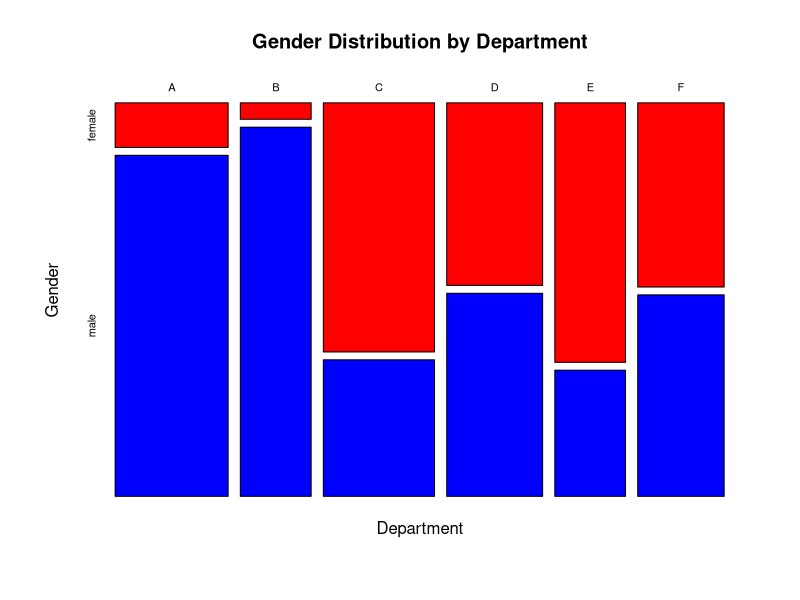
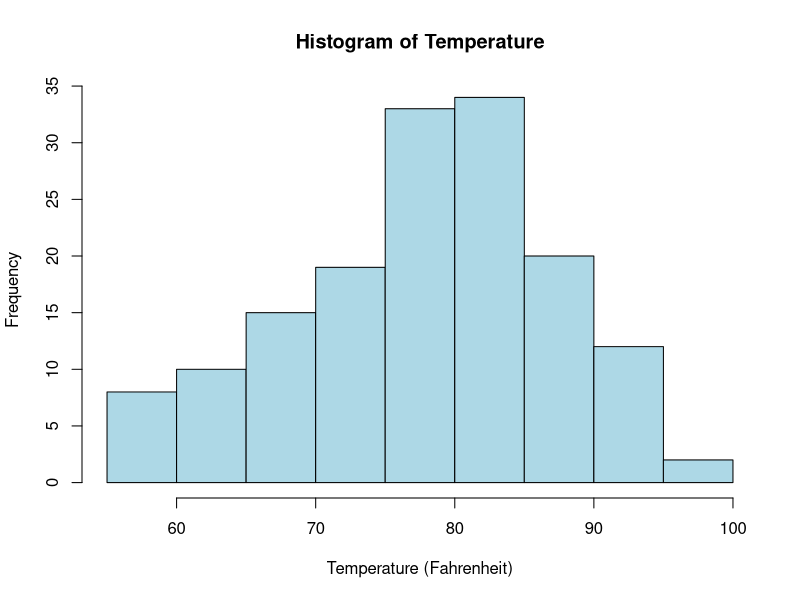
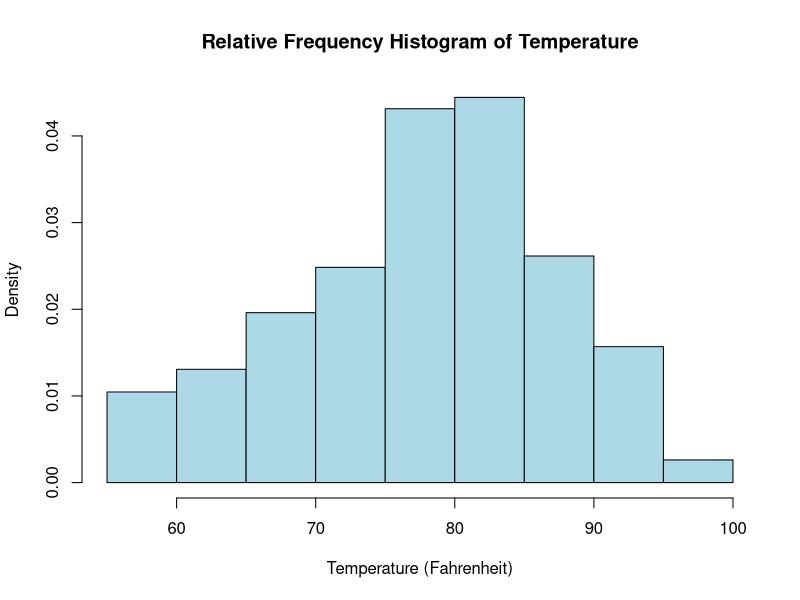
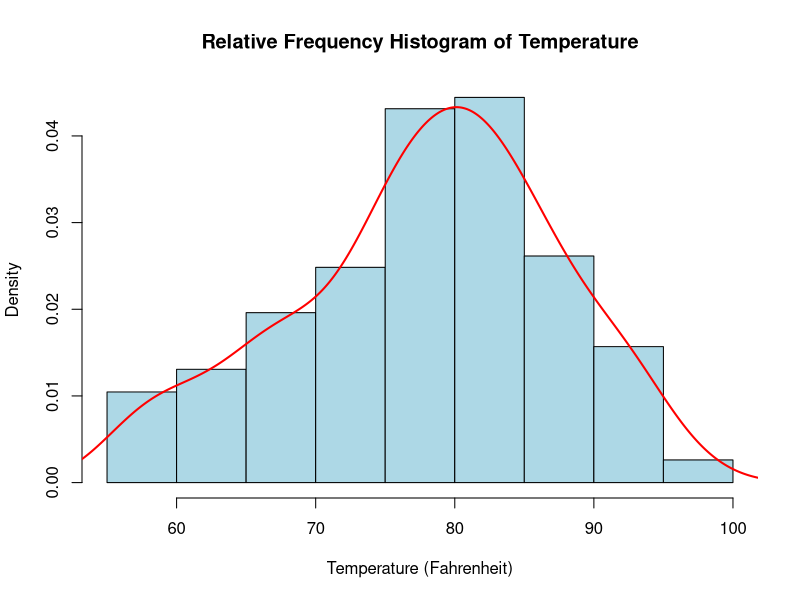
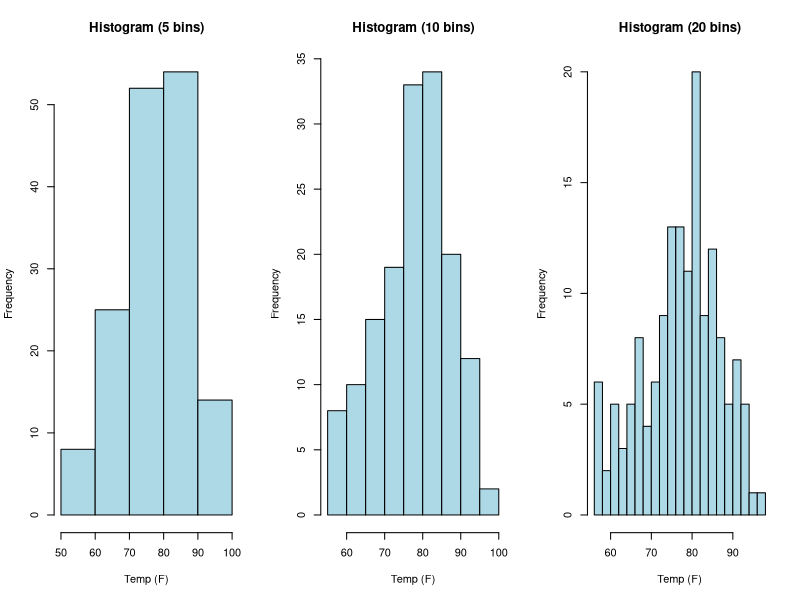
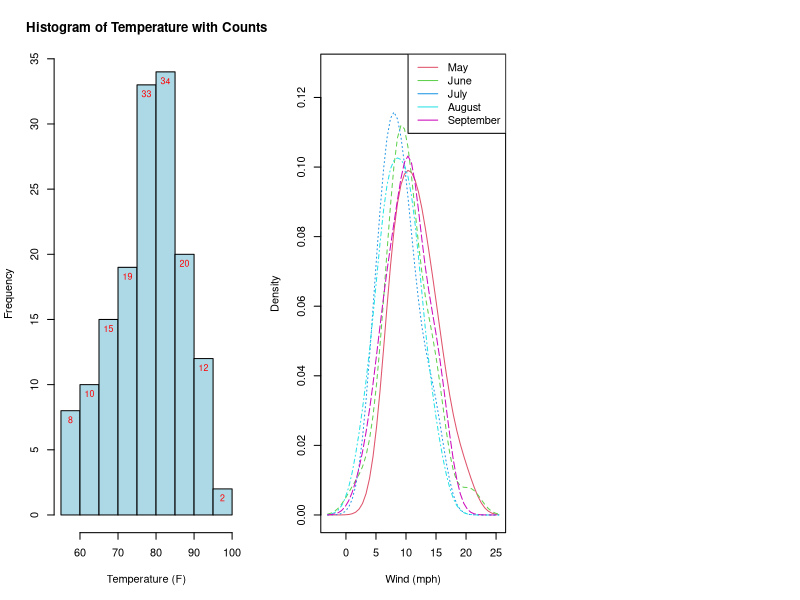
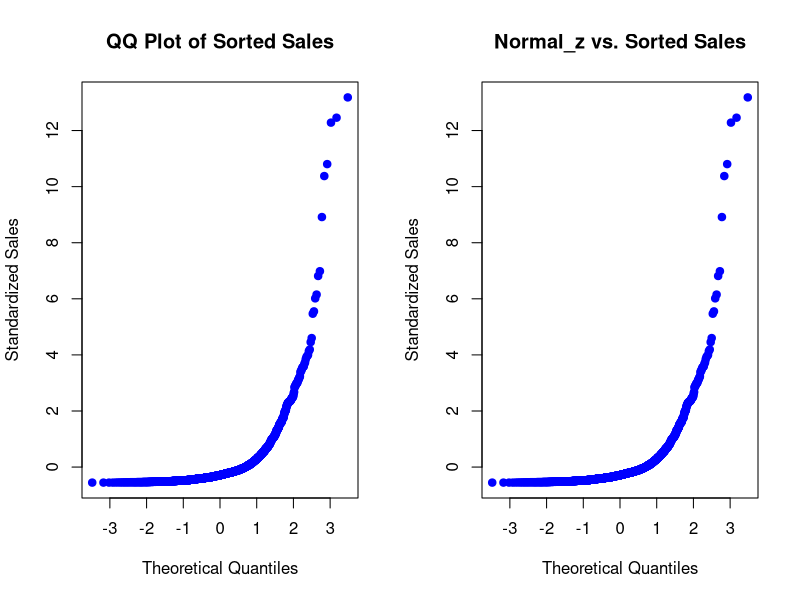

Source code (R) for these figures, in order:
## ---- chunk 1
# Some global options
knitr::opts_chunk$set(include = TRUE) # print out all code  
knitr::opts_chunk$set(echo = TRUE) # print out all output
## ---- chunk 2
rm(list=ls())
gender <- rep(c("female","male"),c(1835,2691))
admitted <- rep(c("yes","no","yes","no"),c(557,1278,1198,1493))
dept <- rep(c("A","B","C","D","E","F","A","B","C","D","E","F"),
           c(89,17,202,131,94,24,19,8,391,244,299,317))
dept2 <- rep(c("A","B","C","D","E","F","A","B","C","D","E","F"),
            c(512,353,120,138,53,22,313,207,205,279,138,351))
department <- c(dept,dept2)
ucb <- data.frame(gender,admitted,department)
rm(gender,admitted,dept,dept2,department)
ls()
## ---- chunk 3
head(ucb)
str(ucb)

## ---- chunk 4
# make a contingency table
dept_gender <- table(ucb$department, ucb$gender)
dept_gender

mosaicplot(dept_gender,
           main = "Gender Distribution by Department",
           xlab = "Department", ylab = "Gender",
           color = c("red","blue"))


## ---- chunk 5
head(airquality)
hist(airquality$Temp,
     col = "lightblue", 
     main = "Histogram of Temperature",
     xlab = "Temperature (Fahrenheit)")
## ---- chunk 6
hist(airquality$Temp,
     col = "lightblue",
     main = "Relative Frequency Histogram of Temperature",
     xlab = "Temperature (Fahrenheit)",
     prob = T)
## ---- chunk 7
hist(airquality$Temp,
     col = "lightblue",
     main = "Relative Frequency Histogram of Temperature",
     xlab = "Temperature (Fahrenheit)",
     prob = T)
lines(density(airquality$Temp), col = "red", lwd = 2)
## ---- chunk 8
par(mfrow = c(1, 3))

hist(airquality$Temp,
     breaks = 5,
     col = "lightblue",
     main = "Histogram (5 bins)",
     xlab = "Temp (F)")

hist(airquality$Temp,
     breaks = 10,
     col = "lightblue",
     main = "Histogram (10 bins)",
     xlab = "Temp (F)")

hist(airquality$Temp,
     breaks = 20,
     col = "lightblue",
     main = "Histogram (20 bins)",
     xlab = "Temp (F)")
## ---- chunk 9
h <- hist(airquality$Temp,
          col = "lightblue",
          main = "Histogram of Temperature with Counts",
          xlab = "Temperature (F)")
          

text(x = h$mids,            
     y = h$counts,          
     labels = h$counts,     
     pos = 1,              
     cex = 0.8,             
     col = "red")           

## ---- chunk 10
library(sm)
x <- airquality$Wind

month <- factor(airquality$Month,
                labels = c("May","June","July","August","September"))

sm.density.compare(x, month,
                   xlab = "Wind (mph)",
                   main = "Kernel Density of Wind by Month")

legend("topright",
       levels(month),
       col = 2:(length(levels(month)) + 1),
       lty = 1)
## ---- chunk 11
forbes <- read.csv("Forbes Global 2000.csv", stringsAsFactors = FALSE)
n <- nrow(forbes)
forbes$normal_z <- qnorm((1:n - 0.5) / n)
head(forbes)
## ---- chunk 12
forbes$Sales_std <- scale(forbes$Sales)
forbes$sorted_sales <- sort(forbes$Sales_std)
head(forbes[, c("Sales", "Sales_std", "sorted_sales")])
## ---- chunk 13
par(mfrow = c(1, 2))

qqnorm(forbes$sorted_sales,
       main = "QQ Plot of Sorted Sales",
       xlab = "Theoretical Quantiles",
       ylab = "Standardized Sales",
       col = "blue", pch = 19)

plot(forbes$normal_z, forbes$sorted_sales,
     main = "Normal_z vs. Sorted Sales",
     xlab = "Theoretical Quantiles",
     ylab = "Standardized Sales",
     col = "blue", pch = 19)
